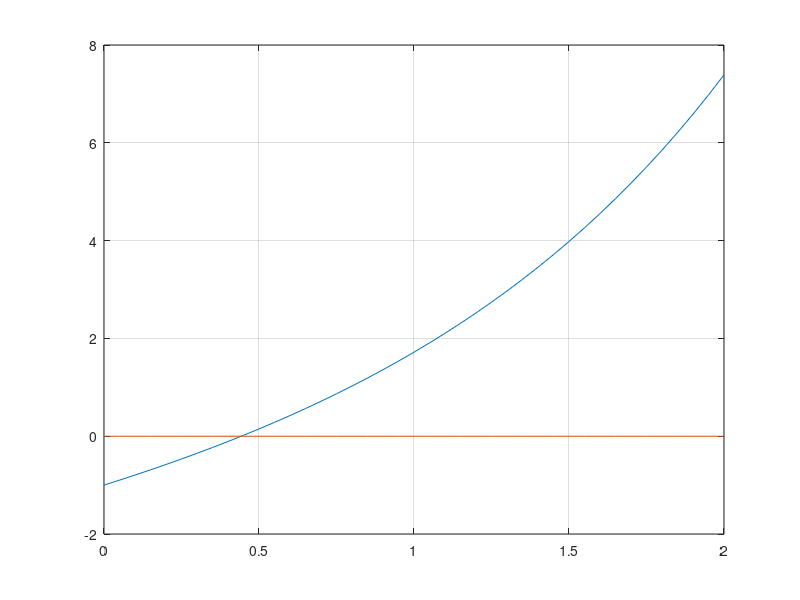

Write the MATLAB code that produced this figure. (Note: this script raises an error after producing the figure.)
%% Lab 3 | Exercise 3

t = 0 : 0.05 : 2
f =  @(x) exp(x) - 2 + x
df = @(x) exp(x) + 1;


%% PLOTS:
% plot(t, f(t))          % Version 0
% plot(t, t.^6, t, t+1)  % Version 1
plot(t, f(t), t, zeros(size(t))), grid


%% FZERO
F0_1 = fzero(f, 0);
% Between 0 and 1, yay!




%% NEWTON
% newt_root = newton(f, g, xo, epsilon)
a = 0;
tolerance = 0.0005;

newt_root = newton(f, df, a, tolerance);

iterations = 25;
newt_moln = newton_molner(f, df, a, tolerance, iterations)

%% SECANT
a = 0;
b = 1;
tolerance = 0.0005;
secant = secant_molner(f, a, b, tolerance, iterations)


%% BISECTION

a = 0; 
b = 1;
tolerance = 0.0005;
bisect = bisect_molner(f, a, b, tolerance, iterations)
